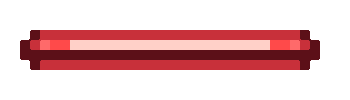
#> input picture images/enemies/boss/weapon/bull.png, 350 x 100 px, found by its file name
$ python shots_recolour.py
#> lines starting #> are read from the running program, lines starting #| are printed output that depends on the picture
"""Recolour the player shot frames per ship.

The red shot uses about 5 brightness levels (dark red -> red -> orange-red -> pink -> white core),
plus some near-duplicates from anti-aliasing. Each pixel is matched to the closest of the 5 levels,
then replaced with the same level from that ship's ramp, so the glow and core stay where they were.
"""
import glob
import os
from PIL import Image, ImageDraw, ImageFont

SRC = 'images/ship1/shots/'   # run from the project folder
OUT = 'images/ship1/shots/'

LEVELS = ['#c70310', '#e1211a', '#ff4722', '#fb8376', '#ffeae7']   # dark -> light, from the red shot
RAMPS = {
    'vanguard': ['#1d3fa8', '#2f6be0', '#4fa3ff', '#a6d8ff', '#f2fbff'],   # electric blue
    'lancer':   ['#0b6a6a', '#12a39f', '#2ed8c9', '#94f2e6', '#f0fffc'],   # teal
    'aegis':    ['#a3460a', '#e07812', '#ffa726', '#ffd47e', '#fff7e2'],   # amber
}


def rgb(h):
    return tuple(int(h[i:i + 2], 16) for i in (1, 3, 5))


LEVEL_RGB = [rgb(c) for c in LEVELS]


def nearest_level(c):
    return min(range(len(LEVEL_RGB)), key=lambda i: sum((a - b) ** 2 for a, b in zip(c, LEVEL_RGB[i])))


for ship, ramp in RAMPS.items():
    ramp_rgb = [rgb(c) for c in ramp]
    os.makedirs(OUT + ship, exist_ok=True)
    for path in sorted(glob.glob(SRC + '*.png')):
        im = Image.open(path).convert('RGBA')
        px = im.load()
        for y in range(im.height):
            for x in range(im.width):
                r, g, b, a = px[x, y]
                if a:
                    px[x, y] = ramp_rgb[nearest_level((r, g, b))] + (a,)
        im.save(OUT + ship + '/' + os.path.basename(path))

# preview: for each ship, the 5 muzzle frames, the travel frame, then the 8 hit frames,
# with the new red boss bullet at the end of the strip to check they never look alike
font = ImageFont.truetype('fonts/in.ttf', 14)
order = [f'shot{i}f.png' for i in range(1, 6)] + ['shot1.png'] + [f'shot{i}e.png' for i in range(1, 9)]
cell = 96
sheet = Image.new('RGBA', (140 + cell * (len(order) + 1), 30 + cell * 4), (10, 12, 20, 255))
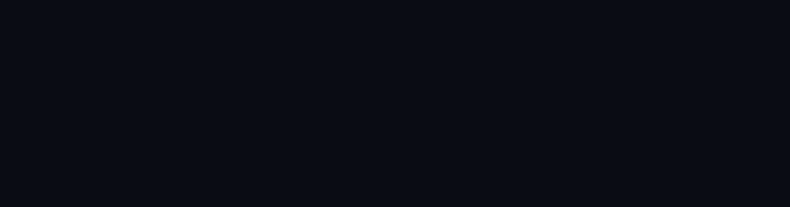
#> sheet: PIL image 1580x414 RGBA (shown at 1/2 size); mean R, G, B, A 10, 12, 20, 255
d = ImageDraw.Draw(sheet)
rows = [('NOW', SRC)] + [(s.upper(), OUT + s + '/') for s in RAMPS]
boss = Image.open('images/enemies/boss/weapon/bull.png').convert('RGBA').resize((80, 30), Image.NEAREST)
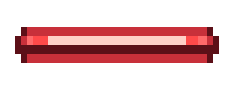
#> boss: PIL image 80x30 RGBA (shown 3 times larger); mean R, G, B, A 59.3, 22.5, 24.4, 84.2; transparent parts drawn white
for r, (label, folder) in enumerate(rows):
    y = 30 + r * cell
    d.text((10, y + cell // 2 - 8), label, font=font, fill=(255, 204, 0, 255))
    for i, name in enumerate(order):
        fr = Image.open(folder + name).convert('RGBA').resize((cell, cell), Image.NEAREST)
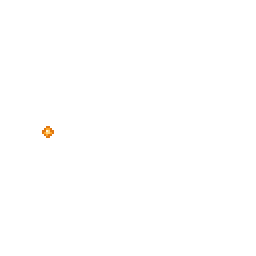
#> input picture images/ship1/shots/aegis/shot1f.png, 128 x 128 px, found by its file name (shown 2 times larger)
        sheet.alpha_composite(fr, (140 + i * cell, y))
#> (the run stopped early here; a loop or call above may not have finished)
